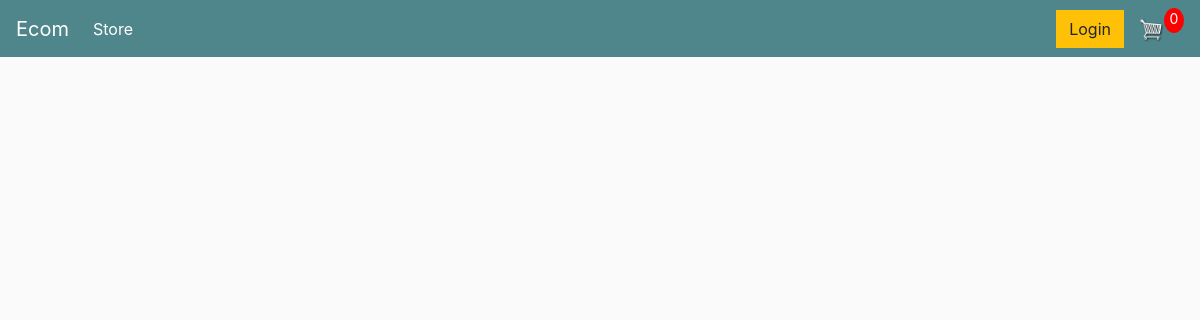
The app's page /, older data.
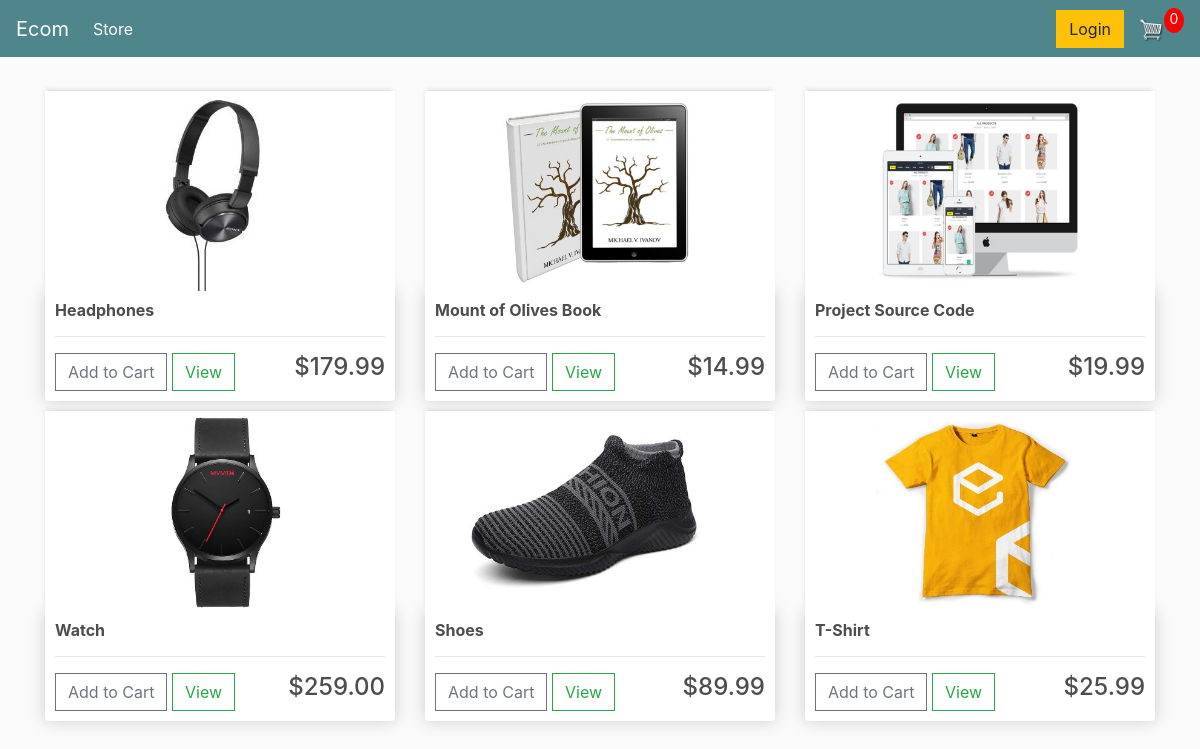
The same page, newer data.
### store/models.py (models this page shows, shortened)
class Product(models.Model):
    name = models.CharField(max_length=200)
    price = models.DecimalField(max_digits=7, decimal_places=2)
    digital = models.BooleanField(default=False, null=True, blank=True)
    image = models.ImageField(null=True, blank=True)
    @property
    def imageURL(self):
        try:
            url = self.image.url
        except:
            url = ''
        return url

### store/views.py (the view)
# urls.py: path('', include('store.urls')),
def store(request):
    data = cartData(request)
    cartItems = data['cartItems']
    products = Product.objects.all()
    context = {'products': products, 'cartItems': cartItems}
    return render(request, 'store/store.html', context)

### store/utils.py (called while the page is built, shortened)
def cookieCart(request):
    try:
        cart = json.loads(request.COOKIES['cart'])
    except:
        cart = {}
        print('CART:', cart)
    items = []
    order = {'get_cart_total': 0, 'get_cart_items': 0, 'shipping': False}
    cartItems = order['get_cart_items']
    return {'cartItems': cartItems, 'order': order, 'items': items}

def cartData(request):
    if request.user.is_authenticated:
        customer = request.user.customer
        order, created = Order.objects.get_or_create(
            customer=customer, complete=False)
        items = order.orderitem_set.all()
        cartItems = order.get_cart_items
    else:
        cookieData = cookieCart(request)
        cartItems = cookieData['cartItems']
        order = cookieData['order']
        items = cookieData['items']
    return {'cartItems': cartItems, 'order': order, 'items': items}

### store/templates/store/store.html
{% extends 'store/main.html' %}
{% load static %}
{% block content %}
<div class="row">
	{% for product in products %}
	<div class="col-lg-4">
		<img class="thumbnail" src="{{product.imageURL}}">
		<div class="box-element product">
			<h6><strong>{{product.name}}</strong></h6>
			<hr>
			<button data-product="{{product.id}}" data-action="add" class="btn btn-outline-secondary add-btn update-cart">Add to Cart</button>
			<a class="btn btn-outline-success" href="#">View</a>
			<h4 style="display: inline-block;float: right;">${{product.price}}</h4>
		</div>
	</div>
	{% endfor %}
</div>
{% endblock content %}

### store/templates/store/main.html (shortened to what this page needs)
<!DOCTYPE html>
{% load static %}
<html lang="en">
<head>
	<link rel="stylesheet" href="https://stackpath.bootstrapcdn.com/bootstrap/4.4.1/css/bootstrap.min.css"
>
	<link rel="stylesheet" type="text/css" href="{% static 'css/main.css' %}">
</head>
<body>
	<nav class="navbar navbar-expand-lg navbar-dark bg-dark">
		<a class="navbar-brand" href="{% url 'store' %}">Ecom</a>
		<div class="collapse navbar-collapse" id="navbarSupportedContent">
			<ul class="navbar-nav mr-auto">
				<li class="nav-item active">
					<a class="nav-link" href="{% url 'store' %}">Store <span class="sr-only">(current)</span></a>
				</li>
			</ul>
			<div class="form-inline my-2 my-lg-0">
				<a href="#" class="btn btn-warning">Login</a>
				<a href="{% url 'cart' %}">
					<img  id="cart-icon" src="{% static 'images/cart.png' %}">
	    	</a>
					<p id="cart-total">{{cartItems}}</p>
			</div>
		</div>
	</nav>
	<div class="container">
		<br>
            {% block content %}
            {% endblock content %}
         </div>
</body>
</html>

### static/css/main.css (style rules this page uses)
body { background-color: hsl(0, 0%, 98%); }
h1, h2, h3, h4, h5, h6 { color: hsl(0, 0%, 30%); }
.box-element { box-shadow: hsl(0, 0%, 80%) 0 0 16px; background-color: #fff; border-radius: 4px; padding: 10px; }
.thumbnail { width: 100%; height: 200px; -webkit-box-shadow: -1px -3px 5px -2px rgba(214, 214, 214, 1); -moz-box-shadow: -1px -3px 5px -2px rgba(214, 214, 214, 1); box-shadow: -1px -3px 5px -2px rgba(214, 214, 214, 1); }
.product { border-radius: 0 0 4px 4px; }
.bg-dark { background-color: #4f868c !important; }
#cart-icon { width: 25px; display: inline-block; margin-left: 15px; }
#cart-total { display: block; text-align: center; color: #fff; background-color: red; width: 20px; height: 25px; border-radius: 50%; font-size: 14px; }
.col-lg-4, .col-lg-6, .col-lg-8, .col-lg-12 { margin-top: 10px; }
.btn { border-radius: 0; }

Row changes from the older to the newer data that the page shows:
added Product: imageURL (picture), name "Headphones", price "179.99"
added Product: imageURL (picture), name "Mount of Olives Book", price "14.99"
added Product: imageURL (picture), name "Project Source Code", price "19.99"
added Product: imageURL (picture), name "Watch", price "259.00"
added Product: imageURL (picture), name "Shoes", price "89.99"
added Product: imageURL (picture), name "T-Shirt", price "25.99"
